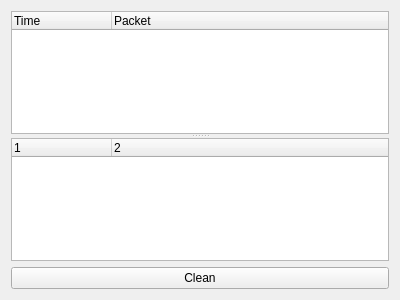
<?xml version="1.0" encoding="UTF-8"?>
<ui version="4.0">
 <class>widgetReceiver</class>
 <widget class="QWidget" name="widgetReceiver">
  <property name="geometry">
   <rect>
    <x>0</x>
    <y>0</y>
    <width>400</width>
    <height>300</height>
   </rect>
  </property>
  <property name="windowTitle">
   <string>Receiver</string>
  </property>
  <layout class="QVBoxLayout" name="verticalLayout">
   <item>
    <widget class="QSplitter" name="splitter">
     <property name="orientation">
      <enum>Qt::Vertical</enum>
     </property>
     <widget class="QTreeWidget" name="treeAll">
      <column>
       <property name="text">
        <string>Time</string>
       </property>
      </column>
      <column>
       <property name="text">
        <string>Packet</string>
       </property>
      </column>
     </widget>
     <widget class="QTreeWidget" name="treeOne">
      <property name="columnCount">
       <number>2</number>
      </property>
      <attribute name="headerVisible">
       <bool>true</bool>
      </attribute>
      <column>
       <property name="text">
        <string notr="true">1</string>
       </property>
      </column>
      <column>
       <property name="text">
        <string notr="true">2</string>
       </property>
      </column>
     </widget>
    </widget>
   </item>
   <item>
    <widget class="QPushButton" name="pushButton">
     <property name="text">
      <string>Clean</string>
     </property>
    </widget>
   </item>
  </layout>
 </widget>
 <resources/>
 <connections>
  <connection>
   <sender>pushButton</sender>
   <signal>clicked()</signal>
   <receiver>treeAll</receiver>
   <slot>clear()</slot>
   <hints>
    <hint type="sourcelabel">
     <x>119</x>
     <y>280</y>
    </hint>
    <hint type="destinationlabel">
     <x>64</x>
     <y>69</y>
    </hint>
   </hints>
  </connection>
  <connection>
   <sender>pushButton</sender>
   <signal>clicked()</signal>
   <receiver>treeOne</receiver>
   <slot>clear()</slot>
   <hints>
    <hint type="sourcelabel">
     <x>240</x>
     <y>283</y>
    </hint>
    <hint type="destinationlabel">
     <x>246</x>
     <y>228</y>
    </hint>
   </hints>
  </connection>
 </connections>
</ui>
